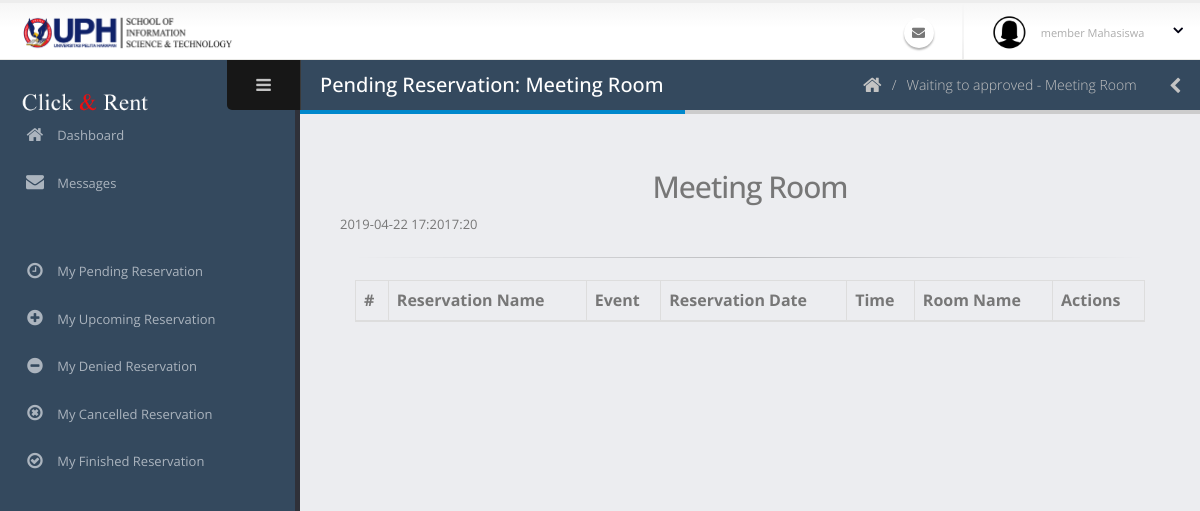
Before: /admin/pendingMeeting.php with the older database file.
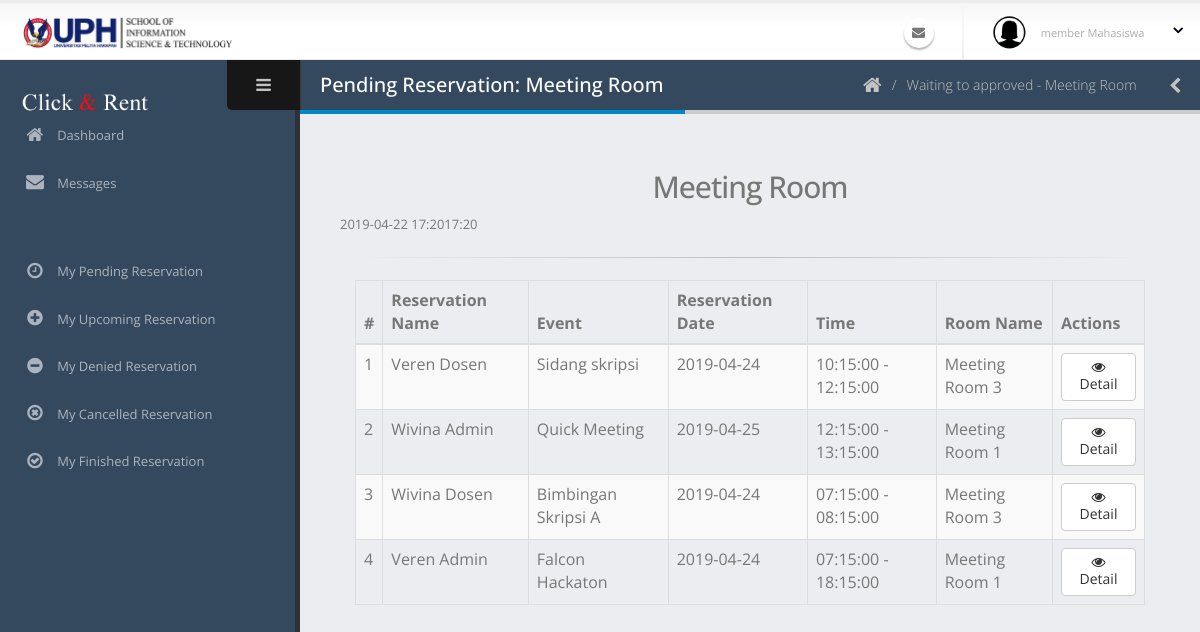
After: the same page with the newer database file.
### tables this page shows
CREATE TABLE `peminjaman` (
  `id_peminjaman` varchar(40) NOT NULL COMMENT 'PJ-0',
  `tanggal_peminjaman` date NOT NULL,
  `id_ruangan` varchar(40) NOT NULL,
  `waktu_mulai` time NOT NULL,
  `waktu_selesai` time NOT NULL,
  `id_pengguna` varchar(40) NOT NULL,
  `acara` varchar(70) NOT NULL,
  `jumlah_peserta` int(11) NOT NULL,
  `id_kategoriAcara` int(11) NOT NULL,
  `deskripsi_acara` text NOT NULL,
  `status_peminjaman` int(11) NOT NULL COMMENT '0:TUNGGU APPROVE, 1:APPROVED, 3:SELESAI, 4:TIDAK APPROVE 5:DIBATALKAN 6:TIMEOUT',
  `user_add` varchar(40) NOT NULL,
  `waktu_add` datetime NOT NULL,
  `user_edit` varchar(40) NOT NULL,
  `waktu_edit` datetime NOT NULL,
  `user_delete` varchar(40) NOT NULL,
  `waktu_delete` datetime NOT NULL,
  `status_delete` int(11) NOT NULL
);

CREATE TABLE `pengguna` (
  `id_pengguna` varchar(40) NOT NULL COMMENT 'USER-0',
  `email` varchar(50) NOT NULL,
  `kata_sandi` text NOT NULL,
  `nama_lengkap` varchar(60) NOT NULL,
  `jenis_kelamin` char(1) NOT NULL,
  `tanggal_lahir` date NOT NULL,
  `alamat` text NOT NULL,
  `no_hp` varchar(20) NOT NULL,
  `tanggal_masuk` date NOT NULL,
  `status_pengguna` int(11) NOT NULL COMMENT '1: SUPER ADMIN, 2: ADMIN, 3: MEMBER DOSEN, 4:MEMBER MAHASISWA',
  `status_daftar` int(11) NOT NULL COMMENT '0 =TIDAK AKTIF, 1=MENUNGGU APPROVE, 2=AKTIF, 3=DITOLAK',
  `user_add` varchar(40) NOT NULL,
  `waktu_add` datetime NOT NULL,
  `user_edit` varchar(40) NOT NULL,
  `waktu_edit` datetime NOT NULL,
  `user_delete` varchar(40) NOT NULL,
  `waktu_delete` datetime NOT NULL,
  `status_delete` int(11) NOT NULL
);

CREATE TABLE `ruangan` (
  `id_ruangan` varchar(40) NOT NULL COMMENT 'R-0',
  `nama_ruangan` varchar(60) NOT NULL,
  `jenis_ruangan` int(11) NOT NULL COMMENT '1:LABORATORY, 2: MEETING ROOM',
  `gedung_lantai` varchar(20) NOT NULL,
  `kapasitas` int(11) NOT NULL,
  `deskripsi` text NOT NULL,
  `user_add` varchar(40) NOT NULL,
  `waktu_add` datetime NOT NULL,
  `user_edit` varchar(40) NOT NULL,
  `waktu_edit` datetime NOT NULL,
  `user_delete` varchar(40) NOT NULL,
  `waktu_delete` datetime NOT NULL,
  `status_delete` int(11) NOT NULL
);

### admin/pendingMeeting.php (the view, shortened to what this page needs)
<?php include('../koneksi.php'); ?>
<?php include('req/head.php');?>
<?php include('req/header.php');?>
<?php include('req/leftbar.php');?>
	<section role="main" class="content-body">
		<header class="page-header">
			<h2>Pending Reservation: Meeting Room</h2>
			<div class="right-wrapper pull-right">
				<ol class="breadcrumbs">
					<li>
						<a href="index.php">
							<i class="fa fa-home"></i>
						</a>
					</li>
					<li>
                        <a href="peminjamanPending.php">
                            <span>Waiting to approved  - Meeting Room</span>
                        </a>
                    </li>
				</ol>
				<a class="sidebar-right-toggle" data-open="sidebar-right"><i class="fa fa-chevron-left"></i></a>
			</div>
		</header>
		<h2 style="text-align:center">Meeting Room</h2>
<?php
		$harini = date("Y-m-d H:i");
		$jamini = date("H:i");
		echo $harini;
		echo $jamini;
		?>
<div class="container-fluid">
	<hr>
	<table  class="table table-bordered table-striped mb-none" id="datatable-default">
		<thead>
			<tr>
			<th>#</th>
				<th>Reservation Name</th>
                <th>Event </th>
				<th>Reservation Date</th>
				<th>Time</th>
				<th>Room Name</th>
				<th>Actions</th>
			</tr>
		</thead>
		<tbody>
		<?php
			$query = mysqli_query($koneksi, "SELECT * from peminjaman JOIN pengguna JOIN ruangan ON pengguna.id_pengguna = peminjaman.id_pengguna AND ruangan.id_ruangan = peminjaman.id_ruangan WHERE ruangan.jenis_ruangan='2' AND status_peminjaman='0' ORDER BY peminjaman.waktu_add DESC");
			$no=0;
			while($data=mysqli_fetch_array($query)){
				$no++;
			?>
			<tr>
				<td><?php echo $no ?></td>
				<td><?php echo $data['nama_lengkap']?></td>
				<td><?php echo $data['acara']?></td>
				<td><?php echo $data['tanggal_peminjaman']?></td>
				<td><?php echo $data['waktu_mulai'] . " - " . $data['waktu_selesai']?></td>
                <td><?php echo $data['nama_ruangan']?></td>
				<td class="text-center">
					<a class="btn btn-default" href="detailPeminjamanTunggu.php?idpeminjaman=<?php echo $data['id_peminjaman'];?>"><i class='fa fa-eye'></i> Detail
					</a>
				</td>
			</tr>
			<?php } ?>
		</tbody>
	</table>
</div>
<?php include('req/endtitle.php');?>
<?php include('req/script.php');?>

Changed rows visible on the page:
added peminjaman: id_pengguna.nama_lengkap "Veren Dosen", acara "Sidang skripsi", tanggal_peminjaman "2019-04-24", waktu_mulai "10:15:00", waktu_selesai "12:15:00", id_ruangan.nama_ruangan "Meeting Room 3"
added peminjaman: id_pengguna.nama_lengkap "Wivina Admin", acara "Quick Meeting", tanggal_peminjaman "2019-04-25", waktu_mulai "12:15:00", waktu_selesai "13:15:00", id_ruangan.nama_ruangan "Meeting Room 1"
added peminjaman: id_pengguna.nama_lengkap "Wivina Dosen", acara "Bimbingan Skripsi A", tanggal_peminjaman "2019-04-24", waktu_mulai "07:15:00", waktu_selesai "08:15:00", id_ruangan.nama_ruangan "Meeting Room 3"
added peminjaman: id_pengguna.nama_lengkap "Veren Admin", acara "Falcon Hackaton", tanggal_peminjaman "2019-04-24", waktu_mulai "07:15:00", waktu_selesai "18:15:00", id_ruangan.nama_ruangan "Meeting Room 1"
